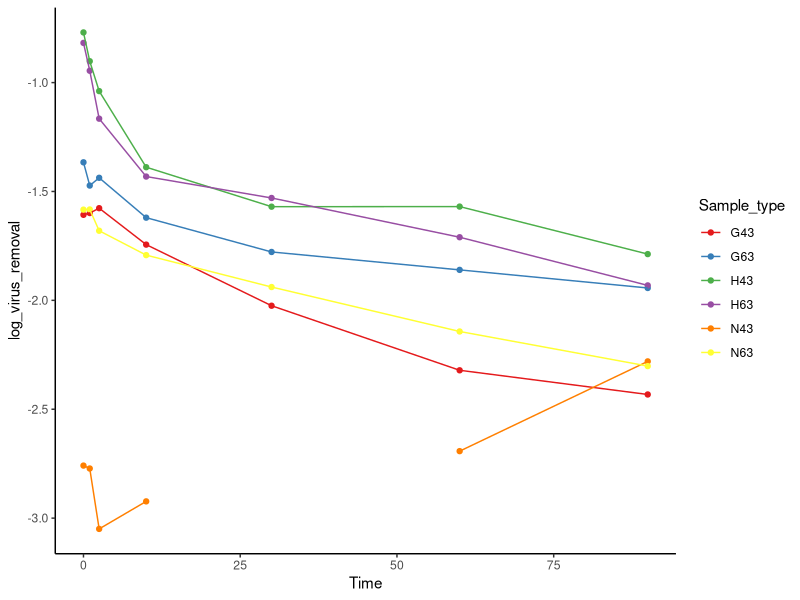
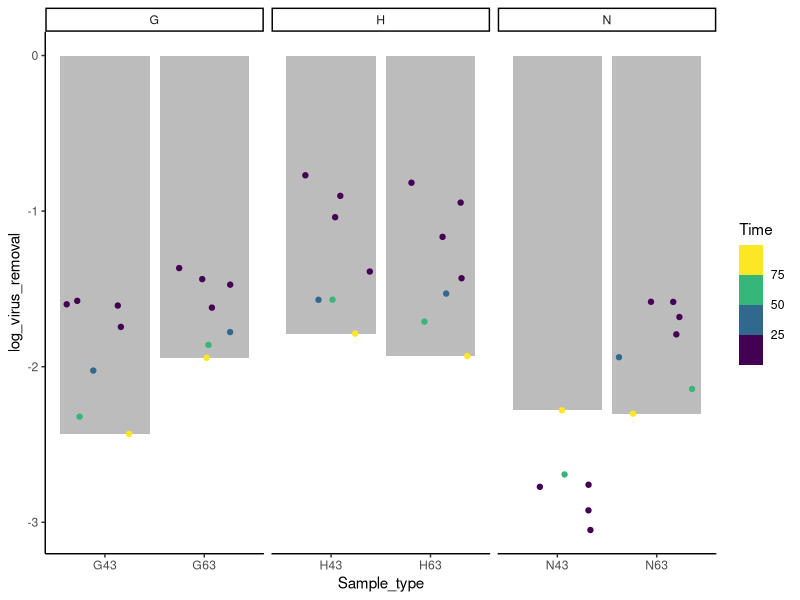

Here is the R script that generated these plots, in order:
# Teaching R plots to Naomi

# 29-6-21

# Loading libraries ----
library(tidyverse) 

# Preliminary stuff ----

# Set plot theme universally (for ggplot2) : format as classic, colours = Set1
ggplot2::theme_set(ggplot2::theme_classic()) # theme
scale_colour_discrete <- function(...) { # palette
  scale_colour_brewer(..., palette="Set1")
}


# Load data ----
raw_dat <- readxl::read_excel('data_to learn_figs.xlsx')

# data wrangling ----
long_dat <- raw_dat %>% 
  rename(Time = `Time (min)`) %>% # renaming the Time column
  pivot_longer(-Time, names_to = 'Sample_type', values_to = 'log_virus_removal')

group_segregated_dat <- long_dat %>% 
  mutate(numcol = str_extract(Sample_type, '[:digit:]*'), 
         lettrcol = str_extract(Sample_type, '[:alpha:]'))
# String help PDF - http://edrub.in/CheatSheets/cheatSheetStringr.pdf


# plotting ----
time_series_plot <- ggplot(data = long_dat, 
                           mapping = aes(x = Time, y = log_virus_removal, 
                                         colour = Sample_type)) + 
  geom_point() +
  geom_line()

time_series_plot


timepoints_avg_barplt <- ggplot(data = group_segregated_dat,
                                mapping = aes(x = Sample_type, y = log_virus_removal)) + 
  geom_bar(data = ~ filter(.x, Time == 90),
           alpha = .4,
           stat = 'identity') + # make barplot for the last timepoint == 90 minutes
  
  geom_point(mapping = aes(colour = Time), position = 'jitter') + # plot points for all the timepoints
  scale_color_viridis_b() + # make the colour legend discrete -- work in progress (make each break as the data points)
  # https://ggplot2.tidyverse.org/reference/scale_colour_continuous.html#details

  facet_grid(~ lettrcol, space = 'free', scales = 'free')  

  # scale_fill_discrete(palette = "Set1") # format colours properly. doesn't work

timepoints_avg_barplt

